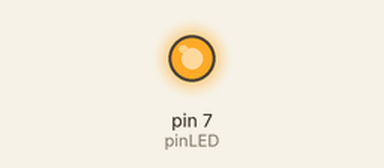
The sketch below on a simulated Arduino Uno, built with avr-gcc and run on an emulated ATmega328P. Parts: output pins drawn as LEDs (lit = HIGH).

Above: at 0.4 s.
At 10.4 s:
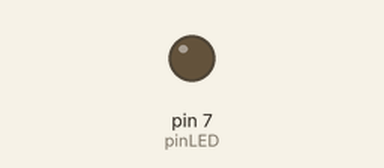
Timing chart, 0 to 18.2 s (numbered marks = the images above):
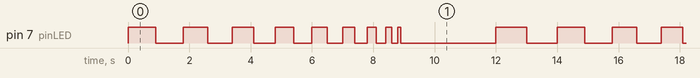

The sketch:

Sketch_LED_Animasi_With_IF-ELSE.ino
```cpp
/*
Nama      : Ahmad Bustanul Aziz
Tanggal   : 30 September 2021
Deskripsi : Sketch LED Animasi with IF-ELSE
 */

//Inisialisasi pin yang mengontrol LED (Disini pakai pin 7)
const int pinLED = 7;

void setup() {
  //pin 7 diset sebagai Output
  pinMode(pinLED, OUTPUT);
}

//inisialisasi waktu delay
int timeDelay = 1000;

void loop() {
  /*Jika waktu delay kurang dari sama dengan 100
    maka LED akan diam selama 3 detik
    lalu nilai timeDelay direset menjadi 1000
   */
  if(timeDelay <= 100) {
    delay(3000);
    timeDelay = 1000;
  } else {
    //Nilai timeDelay dikurangi 100 jika timeDelay > 100
    timeDelay = timeDelay - 100;
  }

  //LED menyala dan mati selama timeDelay
  digitalWrite(pinLED, HIGH);
  delay(timeDelay);
  digitalWrite(pinLED, LOW);
  delay(timeDelay);
}
```

Measured:
- by itself, pin 7 (pinLED): repeats every 14.0 s: LOW 0.90 s, HIGH 0.80 s, LOW 0.80 s, HIGH 0.70 s, LOW 0.70 s, HIGH 0.60 s, LOW 0.60 s, HIGH 0.50 s, LOW 0.50 s, HIGH 0.40 s, LOW 0.40 s, HIGH 0.30 s, LOW 0.30 s, HIGH 0.20 s, LOW 0.20 s, HIGH 0.10 s, LOW 3.1 s, HIGH 1.0 s, LOW 1.0 s, HIGH 0.90 s
- by itself, everything shown: repeats every 14.0 s, in 20 steps
